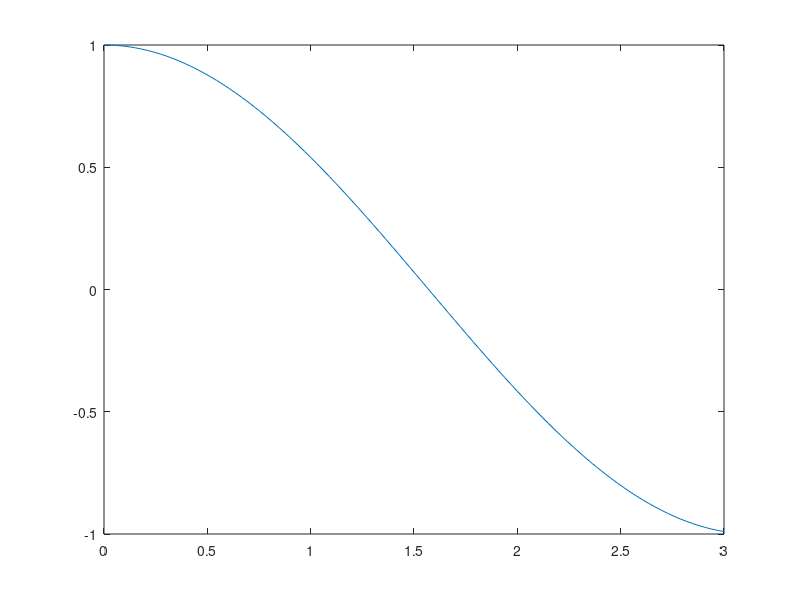

MATLAB code for this plot: (Note: this script raises an error after producing the figure.)
x_data = linspace(0, 3);
y_data = cos(x_data);
axis([0 3 -1 1]);
plot(x_data, y_data);

hold on

X = [0 1 2 3];
Y = cos(X);
[C, ~] = newpoly(X, Y);
y_data = polyval(C, x_data);
plot(x_data, y_data);

plot(X, Y, '*');